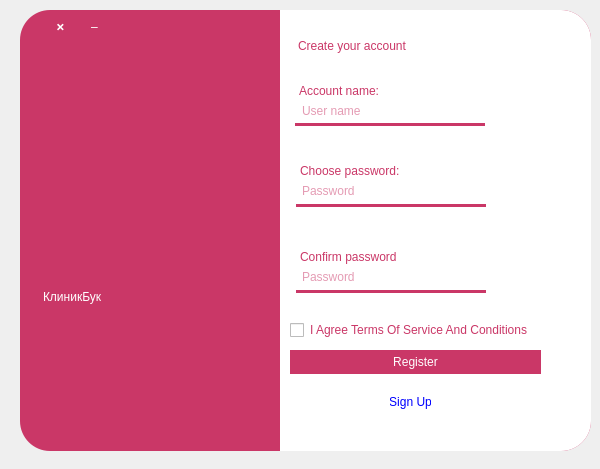
<?xml version="1.0" encoding="UTF-8"?>
<ui version="4.0">
 <class>MainWindow</class>
 <widget class="QWidget" name="MainWindow">
  <property name="geometry">
   <rect>
    <x>0</x>
    <y>0</y>
    <width>600</width>
    <height>469</height>
   </rect>
  </property>
  <property name="windowTitle">
   <string>Form</string>
  </property>
  <widget class="QFrame" name="MainBackground">
   <property name="enabled">
    <bool>true</bool>
   </property>
   <property name="geometry">
    <rect>
     <x>20</x>
     <y>10</y>
     <width>571</width>
     <height>441</height>
    </rect>
   </property>
   <property name="styleSheet">
    <string notr="true">QFrame {
	height:100%; margin:0;
	background-color: #ca3767;
	border-radius: 30px;
}</string>
   </property>
   <property name="frameShape">
    <enum>QFrame::StyledPanel</enum>
   </property>
   <property name="frameShadow">
    <enum>QFrame::Raised</enum>
   </property>
   <widget class="QFrame" name="WhiteColor">
    <property name="enabled">
     <bool>true</bool>
    </property>
    <property name="geometry">
     <rect>
      <x>260</x>
      <y>0</y>
      <width>311</width>
      <height>441</height>
     </rect>
    </property>
    <property name="cursor">
     <cursorShape>ArrowCursor</cursorShape>
    </property>
    <property name="mouseTracking">
     <bool>false</bool>
    </property>
    <property name="tabletTracking">
     <bool>false</bool>
    </property>
    <property name="focusPolicy">
     <enum>Qt::NoFocus</enum>
    </property>
    <property name="contextMenuPolicy">
     <enum>Qt::DefaultContextMenu</enum>
    </property>
    <property name="acceptDrops">
     <bool>false</bool>
    </property>
    <property name="styleSheet">
     <string notr="true">QFrame {
	border: 0;
	background-color: rgb(255, 255, 255);
	border-radius: 30px; 
}</string>
    </property>
    <property name="inputMethodHints">
     <set>Qt::ImhNone</set>
    </property>
    <property name="frameShape">
     <enum>QFrame::NoFrame</enum>
    </property>
    <property name="frameShadow">
     <enum>QFrame::Raised</enum>
    </property>
    <widget class="QFrame" name="frame">
     <property name="enabled">
      <bool>true</bool>
     </property>
     <property name="geometry">
      <rect>
       <x>0</x>
       <y>-10</y>
       <width>281</width>
       <height>481</height>
      </rect>
     </property>
     <property name="autoFillBackground">
      <bool>false</bool>
     </property>
     <property name="styleSheet">
      <string notr="true">QFrame {
	background-color: white;
	border: 0;
	border-radius: 0;
}</string>
     </property>
     <property name="locale">
      <locale language="Russian" country="Russia"/>
     </property>
     <property name="inputMethodHints">
      <set>Qt::ImhHiddenText</set>
     </property>
     <property name="frameShape">
      <enum>QFrame::StyledPanel</enum>
     </property>
     <property name="frameShadow">
      <enum>QFrame::Raised</enum>
     </property>
     <widget class="QLabel" name="SIGNUP">
      <property name="geometry">
       <rect>
        <x>18</x>
        <y>30</y>
        <width>241</width>
        <height>31</height>
       </rect>
      </property>
      <property name="styleSheet">
       <string notr="true">QFrame {
	background-color: 0;
	color: #ca3767;
	font: 500 16pt &quot;Montserrat Medium&quot;;	
}
</string>
      </property>
      <property name="text">
       <string>Create your account</string>
      </property>
     </widget>
     <widget class="QLabel" name="UserName">
      <property name="geometry">
       <rect>
        <x>19</x>
        <y>80</y>
        <width>121</width>
        <height>21</height>
       </rect>
      </property>
      <property name="styleSheet">
       <string notr="true">QFrame {
	background-color: 0;
	color: #ca3767;
	font: 500 9pt &quot;Montserrat Medium&quot;;	
}
</string>
      </property>
      <property name="text">
       <string>Account name:</string>
      </property>
     </widget>
     <widget class="QLabel" name="Password">
      <property name="geometry">
       <rect>
        <x>20</x>
        <y>160</y>
        <width>131</width>
        <height>21</height>
       </rect>
      </property>
      <property name="styleSheet">
       <string notr="true">QFrame {
	background-color: 0;
	color: #ca3767;
	font: 500 9pt &quot;Montserrat Medium&quot;;	
}
</string>
      </property>
      <property name="text">
       <string>Choose password:</string>
      </property>
     </widget>
     <widget class="Line" name="line">
      <property name="geometry">
       <rect>
        <x>15</x>
        <y>123</y>
        <width>190</width>
        <height>3</height>
       </rect>
      </property>
      <property name="autoFillBackground">
       <bool>false</bool>
      </property>
      <property name="styleSheet">
       <string notr="true">QFrame {
	background-color: #ca3767;
}
</string>
      </property>
      <property name="orientation">
       <enum>Qt::Horizontal</enum>
      </property>
     </widget>
     <widget class="Line" name="line_2">
      <property name="geometry">
       <rect>
        <x>16</x>
        <y>204</y>
        <width>190</width>
        <height>3</height>
       </rect>
      </property>
      <property name="autoFillBackground">
       <bool>false</bool>
      </property>
      <property name="styleSheet">
       <string notr="true">QFrame {
	background-color: #ca3767;
}
</string>
      </property>
      <property name="orientation">
       <enum>Qt::Horizontal</enum>
      </property>
     </widget>
     <widget class="QLineEdit" name="GetPassword">
      <property name="geometry">
       <rect>
        <x>20</x>
        <y>180</y>
        <width>181</width>
        <height>22</height>
       </rect>
      </property>
      <property name="tabletTracking">
       <bool>false</bool>
      </property>
      <property name="autoFillBackground">
       <bool>false</bool>
      </property>
      <property name="styleSheet">
       <string notr="true">QLineEdit {
	background-color: 0;
	color: #ca3767;
	border: 0;
	font: 500 9pt &quot;Montserrat Medium&quot;;	
}
</string>
      </property>
      <property name="inputMask">
       <string/>
      </property>
      <property name="maxLength">
       <number>20</number>
      </property>
      <property name="echoMode">
       <enum>QLineEdit::Password</enum>
      </property>
      <property name="cursorPosition">
       <number>0</number>
      </property>
      <property name="alignment">
       <set>Qt::AlignLeading|Qt::AlignLeft|Qt::AlignVCenter</set>
      </property>
      <property name="dragEnabled">
       <bool>false</bool>
      </property>
      <property name="readOnly">
       <bool>false</bool>
      </property>
      <property name="placeholderText">
       <string>Password</string>
      </property>
      <property name="cursorMoveStyle">
       <enum>Qt::LogicalMoveStyle</enum>
      </property>
      <property name="clearButtonEnabled">
       <bool>false</bool>
      </property>
     </widget>
     <widget class="QLineEdit" name="GetUserName">
      <property name="geometry">
       <rect>
        <x>20</x>
        <y>100</y>
        <width>181</width>
        <height>22</height>
       </rect>
      </property>
      <property name="tabletTracking">
       <bool>false</bool>
      </property>
      <property name="autoFillBackground">
       <bool>false</bool>
      </property>
      <property name="styleSheet">
       <string notr="true">QLineEdit {
	background-color: 0;
	color: #ca3767;
	border: 0;
	font: 500 9pt &quot;Montserrat Medium&quot;;	
}
</string>
      </property>
      <property name="inputMask">
       <string/>
      </property>
      <property name="maxLength">
       <number>10</number>
      </property>
      <property name="echoMode">
       <enum>QLineEdit::Normal</enum>
      </property>
      <property name="cursorPosition">
       <number>0</number>
      </property>
      <property name="alignment">
       <set>Qt::AlignLeading|Qt::AlignLeft|Qt::AlignVCenter</set>
      </property>
      <property name="dragEnabled">
       <bool>false</bool>
      </property>
      <property name="readOnly">
       <bool>false</bool>
      </property>
      <property name="placeholderText">
       <string>User name</string>
      </property>
      <property name="cursorMoveStyle">
       <enum>Qt::LogicalMoveStyle</enum>
      </property>
      <property name="clearButtonEnabled">
       <bool>false</bool>
      </property>
     </widget>
     <widget class="QCheckBox" name="AgreeCond">
      <property name="geometry">
       <rect>
        <x>10</x>
        <y>320</y>
        <width>271</width>
        <height>20</height>
       </rect>
      </property>
      <property name="styleSheet">
       <string notr="true">QCheckBox {
	background-color: 0;
	color: #ca3767;
	border: 0;
	font: 700 7pt &quot;Montserrat Medium&quot;;	
}
</string>
      </property>
      <property name="text">
       <string>I Agree Terms Of Service And Conditions</string>
      </property>
     </widget>
     <widget class="QPushButton" name="SignUpButton">
      <property name="geometry">
       <rect>
        <x>110</x>
        <y>390</y>
        <width>41</width>
        <height>24</height>
       </rect>
      </property>
      <property name="styleSheet">
       <string notr="true">QPushButton {
	background-color: 0;
	color: #0000FF;
	border: 0;
	font: 500 6pt &quot;Montserrat Medium&quot;;	
}

QPushButton:hover {
	color: #FF0000;
}</string>
      </property>
      <property name="text">
       <string>Sign Up</string>
      </property>
     </widget>
     <widget class="QPushButton" name="RegisterButton">
      <property name="geometry">
       <rect>
        <x>10</x>
        <y>350</y>
        <width>251</width>
        <height>24</height>
       </rect>
      </property>
      <property name="styleSheet">
       <string notr="true">QPushButton {
	background-color: #ca3767;
	color: white;
	border: 0;
	font: 500 10pt &quot;Montserrat Medium&quot;;	
}

QPushButton:hover {
	background-color: #CA378A;
}
</string>
      </property>
      <property name="text">
       <string>Register</string>
      </property>
     </widget>
     <widget class="QLineEdit" name="GetPassword_2">
      <property name="geometry">
       <rect>
        <x>20</x>
        <y>266</y>
        <width>181</width>
        <height>22</height>
       </rect>
      </property>
      <property name="tabletTracking">
       <bool>false</bool>
      </property>
      <property name="autoFillBackground">
       <bool>false</bool>
      </property>
      <property name="styleSheet">
       <string notr="true">QLineEdit {
	background-color: 0;
	color: #ca3767;
	border: 0;
	font: 500 9pt &quot;Montserrat Medium&quot;;	
}
</string>
      </property>
      <property name="inputMask">
       <string/>
      </property>
      <property name="maxLength">
       <number>20</number>
      </property>
      <property name="echoMode">
       <enum>QLineEdit::Password</enum>
      </property>
      <property name="cursorPosition">
       <number>0</number>
      </property>
      <property name="alignment">
       <set>Qt::AlignLeading|Qt::AlignLeft|Qt::AlignVCenter</set>
      </property>
      <property name="dragEnabled">
       <bool>false</bool>
      </property>
      <property name="readOnly">
       <bool>false</bool>
      </property>
      <property name="placeholderText">
       <string>Password</string>
      </property>
      <property name="cursorMoveStyle">
       <enum>Qt::LogicalMoveStyle</enum>
      </property>
      <property name="clearButtonEnabled">
       <bool>false</bool>
      </property>
     </widget>
     <widget class="QLabel" name="Password_2">
      <property name="geometry">
       <rect>
        <x>20</x>
        <y>246</y>
        <width>131</width>
        <height>21</height>
       </rect>
      </property>
      <property name="styleSheet">
       <string notr="true">QFrame {
	background-color: 0;
	color: #ca3767;
	font: 500 9pt &quot;Montserrat Medium&quot;;	
}
</string>
      </property>
      <property name="text">
       <string>Confirm password</string>
      </property>
     </widget>
     <widget class="Line" name="line_3">
      <property name="geometry">
       <rect>
        <x>16</x>
        <y>290</y>
        <width>190</width>
        <height>3</height>
       </rect>
      </property>
      <property name="autoFillBackground">
       <bool>false</bool>
      </property>
      <property name="styleSheet">
       <string notr="true">QFrame {
	background-color: #ca3767;
}
</string>
      </property>
      <property name="orientation">
       <enum>Qt::Horizontal</enum>
      </property>
     </widget>
     <zorder>line</zorder>
     <zorder>SIGNUP</zorder>
     <zorder>UserName</zorder>
     <zorder>Password</zorder>
     <zorder>line_2</zorder>
     <zorder>GetPassword</zorder>
     <zorder>GetUserName</zorder>
     <zorder>AgreeCond</zorder>
     <zorder>SignUpButton</zorder>
     <zorder>RegisterButton</zorder>
     <zorder>GetPassword_2</zorder>
     <zorder>Password_2</zorder>
     <zorder>line_3</zorder>
    </widget>
   </widget>
   <widget class="QFrame" name="frame_2">
    <property name="geometry">
     <rect>
      <x>55</x>
      <y>96</y>
      <width>151</width>
      <height>171</height>
     </rect>
    </property>
    <property name="styleSheet">
     <string notr="true">QFrame {
	background-color: rgba(255, 255, 255, 0);
	image: url(:/appIcon.png);
}</string>
    </property>
    <property name="frameShape">
     <enum>QFrame::StyledPanel</enum>
    </property>
    <property name="frameShadow">
     <enum>QFrame::Raised</enum>
    </property>
   </widget>
   <widget class="QLabel" name="ClinicBook">
    <property name="geometry">
     <rect>
      <x>23</x>
      <y>246</y>
      <width>220</width>
      <height>81</height>
     </rect>
    </property>
    <property name="styleSheet">
     <string notr="true">QFrame {
	background-color: 0;
	color: white;
	font: 500 28pt &quot;Montserrat Medium&quot;;	
}
</string>
    </property>
    <property name="text">
     <string>КлиникБук</string>
    </property>
   </widget>
   <widget class="QPushButton" name="CloseProgram">
    <property name="geometry">
     <rect>
      <x>25</x>
      <y>1</y>
      <width>31</width>
      <height>31</height>
     </rect>
    </property>
    <property name="styleSheet">
     <string notr="true">QPushButton {
	border: 0;
	color: white;
	font: 15pt &quot;Segoe UI&quot;;
}

QPushButton:hover {
	border-radius: 7px;
	background-color: #a85973;
}
</string>
    </property>
    <property name="text">
     <string>🞬</string>
    </property>
   </widget>
   <widget class="QPushButton" name="HideProgram">
    <property name="geometry">
     <rect>
      <x>59</x>
      <y>1</y>
      <width>31</width>
      <height>31</height>
     </rect>
    </property>
    <property name="cursor">
     <cursorShape>ArrowCursor</cursorShape>
    </property>
    <property name="contextMenuPolicy">
     <enum>Qt::DefaultContextMenu</enum>
    </property>
    <property name="styleSheet">
     <string notr="true">QPushButton {
	border: 0;
	color: white;
	font: 900 15pt &quot;Segoe UI&quot;;
}

QPushButton:hover {
	border-radius: 7px;
	background-color: #a85973;
}</string>
    </property>
    <property name="text">
     <string>–</string>
    </property>
    <property name="checkable">
     <bool>false</bool>
    </property>
    <property name="checked">
     <bool>false</bool>
    </property>
    <property name="autoRepeat">
     <bool>false</bool>
    </property>
    <property name="autoExclusive">
     <bool>false</bool>
    </property>
    <property name="autoDefault">
     <bool>false</bool>
    </property>
   </widget>
  </widget>
 </widget>
 <resources>
  <include location="source.qrc"/>
 </resources>
 <connections/>
</ui>
